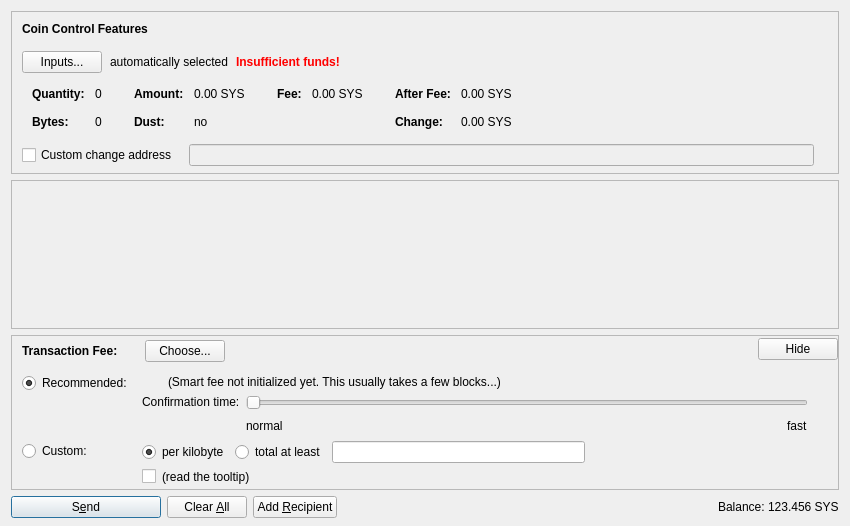
<?xml version="1.0" encoding="UTF-8"?>
<ui version="4.0">
 <class>SendCoinsDialog</class>
 <widget class="QDialog" name="SendCoinsDialog">
  <property name="geometry">
   <rect>
    <x>0</x>
    <y>0</y>
    <width>850</width>
    <height>526</height>
   </rect>
  </property>
  <property name="windowTitle">
   <string>Send Coins</string>
  </property>
  <layout class="QVBoxLayout" name="verticalLayout" stretch="0,1,0,0">
   <property name="bottomMargin">
    <number>8</number>
   </property>
   <item>
    <widget class="QFrame" name="frameCoinControl">
     <property name="sizePolicy">
      <sizepolicy hsizetype="Expanding" vsizetype="Expanding">
       <horstretch>0</horstretch>
       <verstretch>0</verstretch>
      </sizepolicy>
     </property>
     <property name="maximumSize">
      <size>
       <width>16777215</width>
       <height>16777215</height>
      </size>
     </property>
     <property name="frameShape">
      <enum>QFrame::StyledPanel</enum>
     </property>
     <property name="frameShadow">
      <enum>QFrame::Sunken</enum>
     </property>
     <layout class="QVBoxLayout" name="verticalLayoutCoinControl2">
      <property name="spacing">
       <number>0</number>
      </property>
      <property name="leftMargin">
       <number>0</number>
      </property>
      <property name="topMargin">
       <number>0</number>
      </property>
      <property name="rightMargin">
       <number>0</number>
      </property>
      <property name="bottomMargin">
       <number>6</number>
      </property>
      <item>
       <layout class="QVBoxLayout" name="verticalLayoutCoinControl" stretch="0,0,0,0,1">
        <property name="spacing">
         <number>0</number>
        </property>
        <property name="leftMargin">
         <number>10</number>
        </property>
        <property name="topMargin">
         <number>10</number>
        </property>
        <item>
         <layout class="QHBoxLayout" name="horizontalLayoutCoinControl1">
          <property name="bottomMargin">
           <number>15</number>
          </property>
          <item>
           <widget class="QLabel" name="labelCoinControlFeatures">
            <property name="sizePolicy">
             <sizepolicy hsizetype="Preferred" vsizetype="Maximum">
              <horstretch>0</horstretch>
              <verstretch>0</verstretch>
             </sizepolicy>
            </property>
            <property name="font">
             <font>
              <weight>75</weight>
              <bold>true</bold>
             </font>
            </property>
            <property name="styleSheet">
             <string notr="true">font-weight:bold;</string>
            </property>
            <property name="text">
             <string>Coin Control Features</string>
            </property>
           </widget>
          </item>
         </layout>
        </item>
        <item>
         <layout class="QHBoxLayout" name="horizontalLayoutCoinControl2" stretch="0,0,0,0">
          <property name="spacing">
           <number>8</number>
          </property>
          <property name="bottomMargin">
           <number>10</number>
          </property>
          <item>
           <widget class="QPushButton" name="pushButtonCoinControl">
            <property name="styleSheet">
             <string notr="true"/>
            </property>
            <property name="text">
             <string>Inputs...</string>
            </property>
            <property name="autoDefault">
             <bool>false</bool>
            </property>
           </widget>
          </item>
          <item>
           <widget class="QLabel" name="labelCoinControlAutomaticallySelected">
            <property name="text">
             <string>automatically selected</string>
            </property>
            <property name="margin">
             <number>5</number>
            </property>
           </widget>
          </item>
          <item>
           <widget class="QLabel" name="labelCoinControlInsuffFunds">
            <property name="font">
             <font>
              <weight>75</weight>
              <bold>true</bold>
             </font>
            </property>
            <property name="styleSheet">
             <string notr="true">color:red;font-weight:bold;</string>
            </property>
            <property name="text">
             <string>Insufficient funds!</string>
            </property>
            <property name="margin">
             <number>5</number>
            </property>
           </widget>
          </item>
          <item>
           <spacer name="horizontalSpacerCoinControl">
            <property name="orientation">
             <enum>Qt::Horizontal</enum>
            </property>
            <property name="sizeHint" stdset="0">
             <size>
              <width>40</width>
              <height>1</height>
             </size>
            </property>
           </spacer>
          </item>
         </layout>
        </item>
        <item>
         <widget class="QWidget" name="widgetCoinControl" native="true">
          <property name="sizePolicy">
           <sizepolicy hsizetype="Preferred" vsizetype="Preferred">
            <horstretch>0</horstretch>
            <verstretch>0</verstretch>
           </sizepolicy>
          </property>
          <property name="minimumSize">
           <size>
            <width>0</width>
            <height>0</height>
           </size>
          </property>
          <property name="styleSheet">
           <string notr="true"/>
          </property>
          <layout class="QHBoxLayout" name="horizontalLayoutCoinControl5">
           <property name="leftMargin">
            <number>0</number>
           </property>
           <property name="topMargin">
            <number>0</number>
           </property>
           <property name="rightMargin">
            <number>0</number>
           </property>
           <property name="bottomMargin">
            <number>0</number>
           </property>
           <item>
            <layout class="QHBoxLayout" name="horizontalLayoutCoinControl3" stretch="0,0,0,1">
             <property name="spacing">
              <number>20</number>
             </property>
             <property name="topMargin">
              <number>0</number>
             </property>
             <property name="bottomMargin">
              <number>10</number>
             </property>
             <item>
              <layout class="QFormLayout" name="formLayoutCoinControl1">
               <property name="horizontalSpacing">
                <number>10</number>
               </property>
               <property name="verticalSpacing">
                <number>14</number>
               </property>
               <property name="leftMargin">
                <number>10</number>
               </property>
               <property name="topMargin">
                <number>4</number>
               </property>
               <property name="rightMargin">
                <number>6</number>
               </property>
               <item row="0" column="0">
                <widget class="QLabel" name="labelCoinControlQuantityText">
                 <property name="font">
                  <font>
                   <weight>75</weight>
                   <bold>true</bold>
                  </font>
                 </property>
                 <property name="text">
                  <string>Quantity:</string>
                 </property>
                 <property name="margin">
                  <number>0</number>
                 </property>
                </widget>
               </item>
               <item row="0" column="1">
                <widget class="QLabel" name="labelCoinControlQuantity">
                 <property name="cursor">
                  <cursorShape>IBeamCursor</cursorShape>
                 </property>
                 <property name="contextMenuPolicy">
                  <enum>Qt::ActionsContextMenu</enum>
                 </property>
                 <property name="text">
                  <string notr="true">0</string>
                 </property>
                 <property name="margin">
                  <number>0</number>
                 </property>
                 <property name="textInteractionFlags">
                  <set>Qt::LinksAccessibleByMouse|Qt::TextSelectableByKeyboard|Qt::TextSelectableByMouse</set>
                 </property>
                </widget>
               </item>
               <item row="1" column="0">
                <widget class="QLabel" name="labelCoinControlBytesText">
                 <property name="font">
                  <font>
                   <weight>75</weight>
                   <bold>true</bold>
                  </font>
                 </property>
                 <property name="text">
                  <string>Bytes:</string>
                 </property>
                </widget>
               </item>
               <item row="1" column="1">
                <widget class="QLabel" name="labelCoinControlBytes">
                 <property name="cursor">
                  <cursorShape>IBeamCursor</cursorShape>
                 </property>
                 <property name="contextMenuPolicy">
                  <enum>Qt::ActionsContextMenu</enum>
                 </property>
                 <property name="text">
                  <string notr="true">0</string>
                 </property>
                 <property name="textInteractionFlags">
                  <set>Qt::LinksAccessibleByMouse|Qt::TextSelectableByKeyboard|Qt::TextSelectableByMouse</set>
                 </property>
                </widget>
               </item>
              </layout>
             </item>
             <item>
              <layout class="QFormLayout" name="formLayoutCoinControl2">
               <property name="horizontalSpacing">
                <number>10</number>
               </property>
               <property name="verticalSpacing">
                <number>14</number>
               </property>
               <property name="leftMargin">
                <number>6</number>
               </property>
               <property name="topMargin">
                <number>4</number>
               </property>
               <property name="rightMargin">
                <number>6</number>
               </property>
               <item row="0" column="0">
                <widget class="QLabel" name="labelCoinControlAmountText">
                 <property name="font">
                  <font>
                   <weight>75</weight>
                   <bold>true</bold>
                  </font>
                 </property>
                 <property name="text">
                  <string>Amount:</string>
                 </property>
                 <property name="margin">
                  <number>0</number>
                 </property>
                </widget>
               </item>
               <item row="0" column="1">
                <widget class="QLabel" name="labelCoinControlAmount">
                 <property name="cursor">
                  <cursorShape>IBeamCursor</cursorShape>
                 </property>
                 <property name="contextMenuPolicy">
                  <enum>Qt::ActionsContextMenu</enum>
                 </property>
                 <property name="text">
                  <string notr="true">0.00 SYS</string>
                 </property>
                 <property name="textInteractionFlags">
                  <set>Qt::LinksAccessibleByMouse|Qt::TextSelectableByKeyboard|Qt::TextSelectableByMouse</set>
                 </property>
                </widget>
               </item>
               <item row="1" column="0">
                <widget class="QLabel" name="labelCoinControlLowOutputText">
                 <property name="font">
                  <font>
                   <weight>75</weight>
                   <bold>true</bold>
                  </font>
                 </property>
                 <property name="text">
                  <string>Dust:</string>
                 </property>
                </widget>
               </item>
               <item row="1" column="1">
                <widget class="QLabel" name="labelCoinControlLowOutput">
                 <property name="cursor">
                  <cursorShape>IBeamCursor</cursorShape>
                 </property>
                 <property name="contextMenuPolicy">
                  <enum>Qt::ActionsContextMenu</enum>
                 </property>
                 <property name="text">
                  <string notr="true">no</string>
                 </property>
                 <property name="textInteractionFlags">
                  <set>Qt::LinksAccessibleByMouse|Qt::TextSelectableByKeyboard|Qt::TextSelectableByMouse</set>
                 </property>
                </widget>
               </item>
              </layout>
             </item>
             <item>
              <layout class="QFormLayout" name="formLayoutCoinControl3">
               <property name="horizontalSpacing">
                <number>10</number>
               </property>
               <property name="verticalSpacing">
                <number>14</number>
               </property>
               <property name="leftMargin">
                <number>6</number>
               </property>
               <property name="topMargin">
                <number>4</number>
               </property>
               <property name="rightMargin">
                <number>6</number>
               </property>
               <item row="0" column="0">
                <widget class="QLabel" name="labelCoinControlFeeText">
                 <property name="font">
                  <font>
                   <weight>75</weight>
                   <bold>true</bold>
                  </font>
                 </property>
                 <property name="text">
                  <string>Fee:</string>
                 </property>
                 <property name="margin">
                  <number>0</number>
                 </property>
                </widget>
               </item>
               <item row="0" column="1">
                <widget class="QLabel" name="labelCoinControlFee">
                 <property name="cursor">
                  <cursorShape>IBeamCursor</cursorShape>
                 </property>
                 <property name="contextMenuPolicy">
                  <enum>Qt::ActionsContextMenu</enum>
                 </property>
                 <property name="text">
                  <string notr="true">0.00 SYS</string>
                 </property>
                 <property name="textInteractionFlags">
                  <set>Qt::LinksAccessibleByMouse|Qt::TextSelectableByKeyboard|Qt::TextSelectableByMouse</set>
                 </property>
                </widget>
               </item>
             </layout>
             </item>
             <item>
              <layout class="QFormLayout" name="formLayoutCoinControl4">
               <property name="horizontalSpacing">
                <number>10</number>
               </property>
               <property name="verticalSpacing">
                <number>14</number>
               </property>
               <property name="leftMargin">
                <number>6</number>
               </property>
               <property name="topMargin">
                <number>4</number>
               </property>
               <property name="rightMargin">
                <number>6</number>
               </property>
               <item row="0" column="0">
                <widget class="QLabel" name="labelCoinControlAfterFeeText">
                 <property name="font">
                  <font>
                   <weight>75</weight>
                   <bold>true</bold>
                  </font>
                 </property>
                 <property name="text">
                  <string>After Fee:</string>
                 </property>
                 <property name="margin">
                  <number>0</number>
                 </property>
                </widget>
               </item>
               <item row="0" column="1">
                <widget class="QLabel" name="labelCoinControlAfterFee">
                 <property name="cursor">
                  <cursorShape>IBeamCursor</cursorShape>
                 </property>
                 <property name="contextMenuPolicy">
                  <enum>Qt::ActionsContextMenu</enum>
                 </property>
                 <property name="text">
                  <string notr="true">0.00 SYS</string>
                 </property>
                 <property name="textInteractionFlags">
                  <set>Qt::LinksAccessibleByMouse|Qt::TextSelectableByKeyboard|Qt::TextSelectableByMouse</set>
                 </property>
                </widget>
               </item>
               <item row="1" column="0">
                <widget class="QLabel" name="labelCoinControlChangeText">
                 <property name="font">
                  <font>
                   <weight>75</weight>
                   <bold>true</bold>
                  </font>
                 </property>
                 <property name="text">
                  <string>Change:</string>
                 </property>
                </widget>
               </item>
               <item row="1" column="1">
                <widget class="QLabel" name="labelCoinControlChange">
                 <property name="cursor">
                  <cursorShape>IBeamCursor</cursorShape>
                 </property>
                 <property name="contextMenuPolicy">
                  <enum>Qt::ActionsContextMenu</enum>
                 </property>
                 <property name="text">
                  <string notr="true">0.00 SYS</string>
                 </property>
                 <property name="textInteractionFlags">
                  <set>Qt::LinksAccessibleByMouse|Qt::TextSelectableByKeyboard|Qt::TextSelectableByMouse</set>
                 </property>
                </widget>
               </item>
              </layout>
             </item>
            </layout>
           </item>
          </layout>
         </widget>
        </item>
        <item>
         <layout class="QHBoxLayout" name="horizontalLayoutCoinControl4" stretch="0,0,0">
          <property name="spacing">
           <number>12</number>
          </property>
          <property name="sizeConstraint">
           <enum>QLayout::SetDefaultConstraint</enum>
          </property>
          <property name="topMargin">
           <number>5</number>
          </property>
          <property name="rightMargin">
           <number>5</number>
          </property>
          <item>
           <widget class="QCheckBox" name="checkBoxCoinControlChange">
            <property name="toolTip">
             <string>If this is activated, but the change address is empty or invalid, change will be sent to a newly generated address.</string>
            </property>
            <property name="text">
             <string>Custom change address</string>
            </property>
           </widget>
          </item>
          <item>
           <widget class="QValidatedLineEdit" name="lineEditCoinControlChange">
            <property name="enabled">
             <bool>false</bool>
            </property>
            <property name="sizePolicy">
             <sizepolicy hsizetype="Expanding" vsizetype="Fixed">
              <horstretch>0</horstretch>
              <verstretch>0</verstretch>
             </sizepolicy>
            </property>
           </widget>
          </item>
          <item>
           <widget class="QLabel" name="labelCoinControlChangeLabel">
            <property name="sizePolicy">
             <sizepolicy hsizetype="Preferred" vsizetype="Expanding">
              <horstretch>0</horstretch>
              <verstretch>0</verstretch>
             </sizepolicy>
            </property>
            <property name="minimumSize">
             <size>
              <width>0</width>
              <height>0</height>
             </size>
            </property>
            <property name="text">
             <string/>
            </property>
            <property name="margin">
             <number>3</number>
            </property>
           </widget>
          </item>
         </layout>
        </item>
        <item>
         <spacer name="verticalSpacerCoinControl">
          <property name="orientation">
           <enum>Qt::Vertical</enum>
          </property>
          <property name="sizeHint" stdset="0">
           <size>
            <width>800</width>
            <height>1</height>
           </size>
          </property>
         </spacer>
        </item>
       </layout>
      </item>
     </layout>
    </widget>
   </item>
   <item>
    <widget class="QScrollArea" name="scrollArea">
     <property name="widgetResizable">
      <bool>true</bool>
     </property>
     <widget class="QWidget" name="scrollAreaWidgetContents">
      <property name="geometry">
       <rect>
        <x>0</x>
        <y>0</y>
        <width>830</width>
        <height>104</height>
       </rect>
      </property>
      <layout class="QVBoxLayout" name="verticalLayout_2" stretch="0,1">
       <property name="leftMargin">
        <number>0</number>
       </property>
       <property name="topMargin">
        <number>0</number>
       </property>
       <property name="rightMargin">
        <number>0</number>
       </property>
       <property name="bottomMargin">
        <number>0</number>
       </property>
       <item>
        <layout class="QVBoxLayout" name="entries">
         <property name="spacing">
          <number>6</number>
         </property>
        </layout>
       </item>
       <item>
        <spacer name="verticalSpacer">
         <property name="orientation">
          <enum>Qt::Vertical</enum>
         </property>
         <property name="sizeHint" stdset="0">
          <size>
           <width>20</width>
           <height>40</height>
          </size>
         </property>
        </spacer>
       </item>
      </layout>
     </widget>
    </widget>
   </item>
   <item>
    <widget class="QFrame" name="frameFee">
     <property name="sizePolicy">
      <sizepolicy hsizetype="Expanding" vsizetype="Expanding">
       <horstretch>0</horstretch>
       <verstretch>0</verstretch>
      </sizepolicy>
     </property>
     <property name="maximumSize">
      <size>
       <width>16777215</width>
       <height>16777215</height>
      </size>
     </property>
     <property name="frameShape">
      <enum>QFrame::StyledPanel</enum>
     </property>
     <property name="frameShadow">
      <enum>QFrame::Sunken</enum>
     </property>
     <layout class="QVBoxLayout" name="verticalLayoutFee1">
      <property name="spacing">
       <number>0</number>
      </property>
      <property name="leftMargin">
       <number>0</number>
      </property>
      <property name="topMargin">
       <number>0</number>
      </property>
      <property name="rightMargin">
       <number>0</number>
      </property>
      <property name="bottomMargin">
       <number>0</number>
      </property>
      <item>
       <layout class="QVBoxLayout" name="verticalLayoutFee2" stretch="0,0,0">
        <property name="spacing">
         <number>0</number>
        </property>
        <property name="leftMargin">
         <number>10</number>
        </property>
        <property name="topMargin">
         <number>0</number>
        </property>
        <item>
         <layout class="QHBoxLayout" name="horizontalLayoutFee1">
          <property name="bottomMargin">
           <number>0</number>
          </property>
          <item>
           <layout class="QVBoxLayout" name="verticalLayoutFee7">
            <property name="spacing">
             <number>0</number>
            </property>
            <item>
             <spacer name="verticalSpacerSmartFee">
              <property name="orientation">
               <enum>Qt::Vertical</enum>
              </property>
              <property name="sizeType">
               <enum>QSizePolicy::Fixed</enum>
              </property>
              <property name="sizeHint" stdset="0">
               <size>
                <width>1</width>
                <height>4</height>
               </size>
              </property>
             </spacer>
            </item>
            <item>
             <layout class="QHBoxLayout" name="horizontalLayoutSmartFee">
              <property name="spacing">
               <number>10</number>
              </property>
              <item>
               <widget class="QLabel" name="labelFeeHeadline">
                <property name="sizePolicy">
                 <sizepolicy hsizetype="Preferred" vsizetype="Maximum">
                  <horstretch>0</horstretch>
                  <verstretch>0</verstretch>
                 </sizepolicy>
                </property>
                <property name="font">
                 <font>
                  <weight>75</weight>
                  <bold>true</bold>
                 </font>
                </property>
                <property name="styleSheet">
                 <string notr="true">font-weight:bold;</string>
                </property>
                <property name="text">
                 <string>Transaction Fee:</string>
                </property>
               </widget>
              </item>
              <item>
               <widget class="QLabel" name="labelFeeMinimized">
                <property name="text">
                 <string/>
                </property>
               </widget>
              </item>
              <item>
               <widget class="QPushButton" name="buttonChooseFee">
                <property name="text">
                 <string>Choose...</string>
                </property>
               </widget>
              </item>
             </layout>
            </item>
            <item>
             <spacer name="verticalSpacer_5">
              <property name="orientation">
               <enum>Qt::Vertical</enum>
              </property>
              <property name="sizeHint" stdset="0">
               <size>
                <width>1</width>
                <height>1</height>
               </size>
              </property>
             </spacer>
            </item>
           </layout>
          </item>
          <item>
           <spacer name="horizontalSpacer_4">
            <property name="orientation">
             <enum>Qt::Horizontal</enum>
            </property>
            <property name="sizeHint" stdset="0">
             <size>
              <width>40</width>
              <height>20</height>
             </size>
            </property>
           </spacer>
          </item>
          <item>
           <widget class="QPushButton" name="buttonMinimizeFee">
            <property name="toolTip">
             <string>collapse fee-settings</string>
            </property>
            <property name="text">
             <string>Hide</string>
            </property>
           </widget>
          </item>
         </layout>
        </item>
        <item>
         <widget class="QFrame" name="frameFeeSelection">
          <layout class="QVBoxLayout" name="verticalLayoutFee12">
           <property name="spacing">
            <number>0</number>
           </property>
           <property name="leftMargin">
            <number>0</number>
           </property>
           <property name="topMargin">
            <number>0</number>
           </property>
           <property name="rightMargin">
            <number>0</number>
           </property>
           <property name="bottomMargin">
            <number>0</number>
           </property>
           <item>
            <layout class="QGridLayout" name="gridLayoutFee">
             <property name="topMargin">
              <number>10</number>
             </property>
             <property name="bottomMargin">
              <number>4</number>
             </property>
             <property name="horizontalSpacing">
              <number>10</number>
             </property>
             <property name="verticalSpacing">
              <number>4</number>
             </property>
             <item row="1" column="1">
              <layout class="QVBoxLayout" name="verticalLayoutFee8">
               <property name="spacing">
                <number>6</number>
               </property>
               <item>
                <layout class="QHBoxLayout" name="horizontalLayoutFee13">
                 <item>
                  <widget class="QRadioButton" name="radioCustomPerKilobyte">
                   <property name="toolTip">
                    <string>If the custom fee is set to 1000 satoshis and the transaction is only 250 bytes, then &quot;per kilobyte&quot; only pays 250 satoshis in fee, while &quot;total at least&quot; pays 1000 satoshis. For transactions bigger than a kilobyte both pay by kilobyte.</string>
                   </property>
                   <property name="text">
                    <string>per kilobyte</string>
                   </property>
                   <property name="checked">
                    <bool>true</bool>
                   </property>
                   <attribute name="buttonGroup">
                    <string notr="true">groupCustomFee</string>
                   </attribute>
                  </widget>
                 </item>
                 <item>
                  <widget class="QRadioButton" name="radioCustomAtLeast">
                   <property name="toolTip">
                    <string>If the custom fee is set to 1000 satoshis and the transaction is only 250 bytes, then &quot;per kilobyte&quot; only pays 250 satoshis in fee, while &quot;total at least&quot; pays 1000 satoshis. For transactions bigger than a kilobyte both pay by kilobyte.</string>
                   </property>
                   <property name="text">
                    <string>total at least</string>
                   </property>
                   <attribute name="buttonGroup">
                    <string notr="true">groupCustomFee</string>
                   </attribute>
                  </widget>
                 </item>
                 <item>
                  <widget class="SyscoinAmountField" name="customFee"/>
                 </item>
                 <item>
                  <spacer name="horizontalSpacer_6">
                   <property name="orientation">
                    <enum>Qt::Horizontal</enum>
                   </property>
                   <property name="sizeHint" stdset="0">
                    <size>
                     <width>1</width>
                     <height>1</height>
                    </size>
                   </property>
                  </spacer>
                 </item>
                </layout>
               </item>
               <item>
                <layout class="QHBoxLayout" name="horizontalLayoutFee8">
                 <item>
                  <widget class="QCheckBox" name="checkBoxMinimumFee">
                   <property name="toolTip">
                    <string>Paying only the minimum fee is just fine as long as there is less transaction volume than space in the blocks. But be aware that this can end up in a never confirming transaction once there is more demand for syscoin transactions than the network can process.</string>
                   </property>
                   <property name="text">
                    <string/>
                   </property>
                  </widget>
                 </item>
                 <item>
                  <widget class="QLabel" name="labelMinFeeWarning">
                   <property name="enabled">
                    <bool>true</bool>
                   </property>
                   <property name="toolTip">
                    <string>Paying only the minimum fee is just fine as long as there is less transaction volume than space in the blocks. But be aware that this can end up in a never confirming transaction once there is more demand for syscoin transactions than the network can process.</string>
                   </property>
                   <property name="text">
                    <string>(read the tooltip)</string>
                   </property>
                   <property name="margin">
                    <number>5</number>
                   </property>
                  </widget>
                 </item>
                 <item>
                  <spacer name="horizontalSpacer_2">
                   <property name="orientation">
                    <enum>Qt::Horizontal</enum>
                   </property>
                   <property name="sizeHint" stdset="0">
                    <size>
                     <width>1</width>
                     <height>1</height>
                    </size>
                   </property>
                  </spacer>
                 </item>
                </layout>
               </item>
              </layout>
             </item>
             <item row="0" column="0">
              <layout class="QVBoxLayout" name="verticalLayoutFee4" stretch="0,1">
               <item>
                <widget class="QRadioButton" name="radioSmartFee">
                 <property name="text">
                  <string>Recommended:</string>
                 </property>
                 <property name="checked">
                  <bool>true</bool>
                 </property>
                 <attribute name="buttonGroup">
                  <string notr="true">groupFee</string>
                 </attribute>
                </widget>
               </item>
               <item>
                <spacer name="verticalSpacer_2">
                 <property name="orientation">
                  <enum>Qt::Vertical</enum>
                 </property>
                 <property name="sizeHint" stdset="0">
                  <size>
                   <width>1</width>
                   <height>1</height>
                  </size>
                 </property>
                </spacer>
               </item>
              </layout>
             </item>
             <item row="1" column="0">
              <layout class="QVBoxLayout" name="verticalLayoutFee9" stretch="0,1">
               <item>
                <widget class="QRadioButton" name="radioCustomFee">
                 <property name="text">
                  <string>Custom:</string>
                 </property>
                 <attribute name="buttonGroup">
                  <string notr="true">groupFee</string>
                 </attribute>
                </widget>
               </item>
               <item>
                <spacer name="verticalSpacer_6">
                 <property name="orientation">
                  <enum>Qt::Vertical</enum>
                 </property>
                 <property name="sizeHint" stdset="0">
                  <size>
                   <width>1</width>
                   <height>1</height>
                  </size>
                 </property>
                </spacer>
               </item>
              </layout>
             </item>
             <item row="0" column="1">
              <layout class="QVBoxLayout" name="verticalLayoutFee3" stretch="0,0,1">
               <property name="spacing">
                <number>6</number>
               </property>
               <property name="topMargin">
                <number>2</number>
               </property>
               <item>
                <layout class="QHBoxLayout" name="horizontalLayoutFee12">
                 <item>
                  <widget class="QLabel" name="labelSmartFee">
                   <property name="text">
                    <string/>
                   </property>
                   <property name="margin">
                    <number>2</number>
                   </property>
                  </widget>
                 </item>
                 <item>
                  <widget class="QLabel" name="labelFeeEstimation">
                   <property name="text">
                    <string/>
                   </property>
                  </widget>
                 </item>
                 <item>
                  <widget class="QLabel" name="labelSmartFee2">
                   <property name="text">
                    <string>(Smart fee not initialized yet. This usually takes a few blocks...)</string>
                   </property>
                   <property name="margin">
                    <number>2</number>
                   </property>
                  </widget>
                 </item>
                 <item>
                  <spacer name="horizontalSpacer_5">
                   <property name="orientation">
                    <enum>Qt::Horizontal</enum>
                   </property>
                   <property name="sizeHint" stdset="0">
                    <size>
                     <width>1</width>
                     <height>1</height>
                    </size>
                   </property>
                  </spacer>
                 </item>
                </layout>
               </item>
               <item>
                <layout class="QHBoxLayout" name="horizontalLayoutFee9">
                 <item>
                  <layout class="QVBoxLayout" name="verticalLayoutFee6">
                   <item>
                    <widget class="QLabel" name="labelSmartFee3">
                     <property name="text">
                      <string>Confirmation time:</string>
                     </property>
                     <property name="margin">
                      <number>2</number>
                     </property>
                    </widget>
                   </item>
                   <item>
                    <spacer name="verticalSpacer_3">
                     <property name="orientation">
                      <enum>Qt::Vertical</enum>
                     </property>
                     <property name="sizeHint" stdset="0">
                      <size>
                       <width>1</width>
                       <height>1</height>
                      </size>
                     </property>
                    </spacer>
                   </item>
                  </layout>
                 </item>
                 <item>
                  <layout class="QVBoxLayout" name="verticalLayoutFee5">
                   <property name="rightMargin">
                    <number>30</number>
                   </property>
                   <item>
                    <widget class="QSlider" name="sliderSmartFee">
                     <property name="minimum">
                      <number>0</number>
                     </property>
                     <property name="maximum">
                      <number>24</number>
                     </property>
                     <property name="pageStep">
                      <number>1</number>
                     </property>
                     <property name="value">
                      <number>0</number>
                     </property>
                     <property name="orientation">
                      <enum>Qt::Horizontal</enum>
                     </property>
                     <property name="invertedAppearance">
                      <bool>false</bool>
                     </property>
                     <property name="invertedControls">
                      <bool>false</bool>
                     </property>
                     <property name="tickPosition">
                      <enum>QSlider::NoTicks</enum>
                     </property>
                    </widget>
                   </item>
                   <item>
                    <layout class="QHBoxLayout" name="horizontalLayoutFee10">
                     <item>
                      <widget class="QLabel" name="labelSmartFeeNormal">
                       <property name="text">
                        <string>normal</string>
                       </property>
                      </widget>
                     </item>
                     <item>
                      <spacer name="horizontalSpacer_3">
                       <property name="orientation">
                        <enum>Qt::Horizontal</enum>
                       </property>
                       <property name="sizeHint" stdset="0">
                        <size>
                         <width>40</width>
                         <height>20</height>
                        </size>
                       </property>
                      </spacer>
                     </item>
                     <item>
                      <widget class="QLabel" name="labelSmartFeeFast">
                       <property name="text">
                        <string>fast</string>
                       </property>
                      </widget>
                     </item>
                    </layout>
                   </item>
                  </layout>
                 </item>
                </layout>
               </item>
               <item>
                <spacer name="verticalSpacer_4">
                 <property name="orientation">
                  <enum>Qt::Vertical</enum>
                 </property>
                 <property name="sizeHint" stdset="0">
                  <size>
                   <width>1</width>
                   <height>1</height>
                  </size>
                 </property>
                </spacer>
               </item>
              </layout>
             </item>
            </layout>
           </item>
          </layout>
         </widget>
        </item>
        <item>
         <spacer name="verticalSpacerFee">
          <property name="orientation">
           <enum>Qt::Vertical</enum>
          </property>
          <property name="sizeHint" stdset="0">
           <size>
            <width>800</width>
            <height>1</height>
           </size>
          </property>
         </spacer>
        </item>
       </layout>
      </item>
     </layout>
    </widget>
   </item>
   <item>
    <layout class="QHBoxLayout" name="horizontalLayout">
     <item>
      <widget class="QPushButton" name="sendButton">
       <property name="minimumSize">
        <size>
         <width>150</width>
         <height>0</height>
        </size>
       </property>
       <property name="toolTip">
        <string>Confirm the send action</string>
       </property>
       <property name="text">
        <string>S&amp;end</string>
       </property>
       <property name="icon">
        <iconset resource="../syscoin.qrc">
         <normaloff>:/icons/send</normaloff>:/icons/send</iconset>
       </property>
       <property name="autoDefault">
        <bool>false</bool>
       </property>
       <property name="default">
        <bool>true</bool>
       </property>
      </widget>
     </item>
     <item>
      <widget class="QPushButton" name="clearButton">
       <property name="sizePolicy">
        <sizepolicy hsizetype="Minimum" vsizetype="Fixed">
         <horstretch>0</horstretch>
         <verstretch>0</verstretch>
        </sizepolicy>
       </property>
       <property name="toolTip">
        <string>Clear all fields of the form.</string>
       </property>
       <property name="text">
        <string>Clear &amp;All</string>
       </property>
       <property name="icon">
        <iconset resource="../syscoin.qrc">
         <normaloff>:/icons/remove</normaloff>:/icons/remove</iconset>
       </property>
       <property name="autoDefault">
        <bool>false</bool>
       </property>
      </widget>
     </item>
     <item>
      <widget class="QPushButton" name="addButton">
       <property name="toolTip">
        <string>Send to multiple recipients at once</string>
       </property>
       <property name="text">
        <string>Add &amp;Recipient</string>
       </property>
       <property name="icon">
        <iconset resource="../syscoin.qrc">
         <normaloff>:/icons/add</normaloff>:/icons/add</iconset>
       </property>
       <property name="autoDefault">
        <bool>false</bool>
       </property>
      </widget>
     </item>
     <item>
      <spacer name="horizontalSpacer">
       <property name="orientation">
        <enum>Qt::Horizontal</enum>
       </property>
       <property name="sizeHint" stdset="0">
        <size>
         <width>40</width>
         <height>20</height>
        </size>
       </property>
      </spacer>
     </item>
     <item>
      <layout class="QHBoxLayout" name="horizontalLayout_2">
       <property name="spacing">
        <number>3</number>
       </property>
       <item>
        <widget class="QLabel" name="label">
         <property name="sizePolicy">
          <sizepolicy hsizetype="Preferred" vsizetype="Fixed">
           <horstretch>0</horstretch>
           <verstretch>0</verstretch>
          </sizepolicy>
         </property>
         <property name="text">
          <string>Balance:</string>
         </property>
        </widget>
       </item>
       <item>
        <widget class="QLabel" name="labelBalance">
         <property name="sizePolicy">
          <sizepolicy hsizetype="Preferred" vsizetype="Fixed">
           <horstretch>0</horstretch>
           <verstretch>0</verstretch>
          </sizepolicy>
         </property>
         <property name="cursor">
          <cursorShape>IBeamCursor</cursorShape>
         </property>
         <property name="text">
          <string notr="true">123.456 SYS</string>
         </property>
         <property name="textInteractionFlags">
          <set>Qt::LinksAccessibleByMouse|Qt::TextSelectableByKeyboard|Qt::TextSelectableByMouse</set>
         </property>
        </widget>
       </item>
      </layout>
     </item>
    </layout>
   </item>
  </layout>
 </widget>
 <customwidgets>
  <customwidget>
   <class>QValidatedLineEdit</class>
   <extends>QLineEdit</extends>
   <header>qvalidatedlineedit.h</header>
  </customwidget>
  <customwidget>
   <class>SyscoinAmountField</class>
   <extends>QLineEdit</extends>
   <header>syscoinamountfield.h</header>
   <container>1</container>
  </customwidget>
 </customwidgets>
 <resources>
  <include location="../syscoin.qrc"/>
 </resources>
 <connections/>
 <buttongroups>
  <buttongroup name="groupFee"/>
  <buttongroup name="groupCustomFee"/>
 </buttongroups>
</ui>
